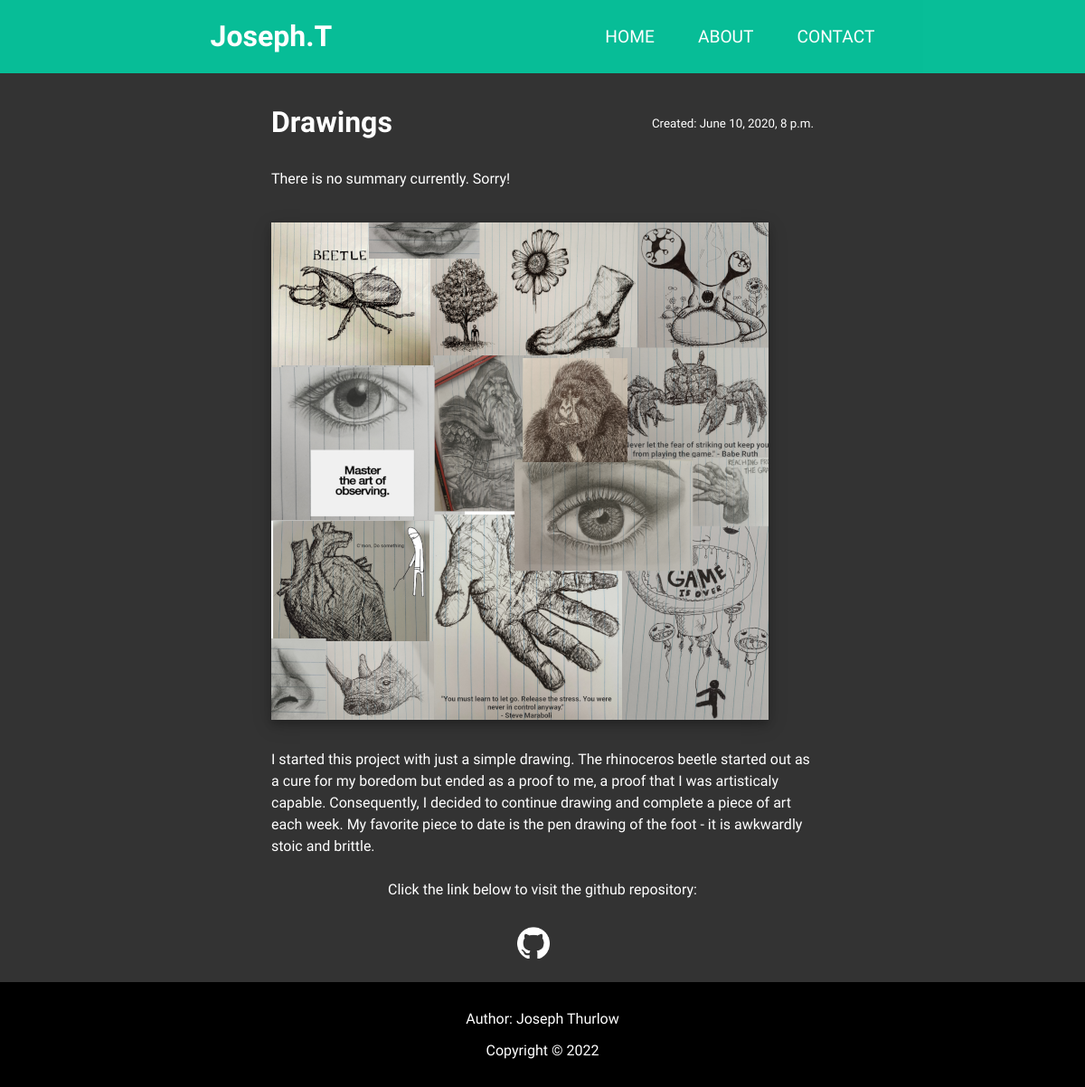
The page /portfolio/4/ on the database as committed earlier.
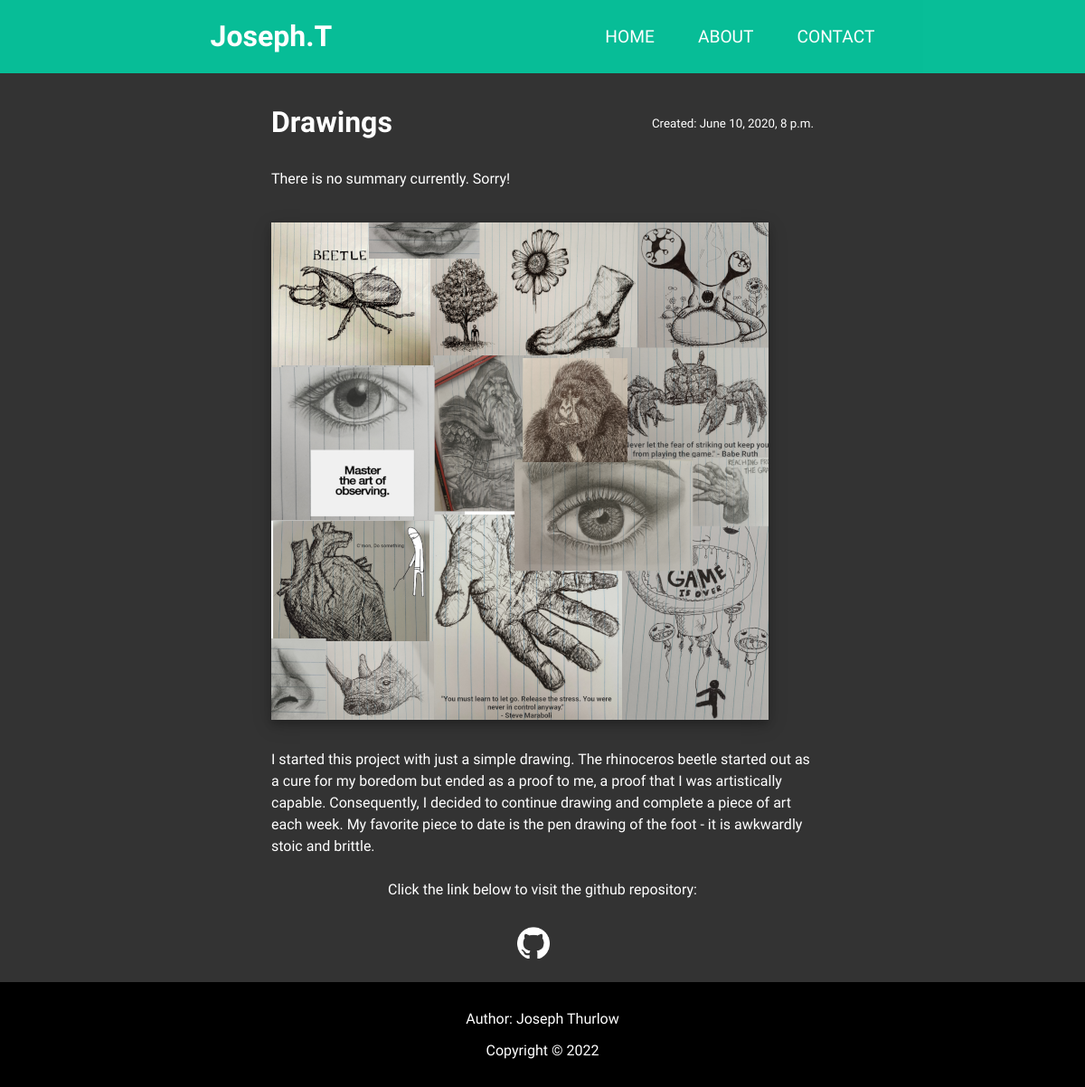
The same page on the database as committed later.
### portfolio/models.py (models this page shows, shortened)
class PortfolioItem(models.Model):
    item_title = models.CharField(max_length=200)
    item_date = models.DateTimeField('date published')
    item_hits = models.IntegerField(default=0)
    item_summary = models.TextField('summary', default="There is no summary currently. Sorry!")
    item_img_id = models.CharField(max_length=150)
    item_git_link = models.CharField(max_length=100, null=True)
    item_details = models.TextField('details', default="There are no details currently. Sorry!")

### portfolio/views.py (the view)
# urls.py: path('<int:item_id>/', views.detail, name='detail'),
def detail(request, item_id):
    try:
        item = PortfolioItem.objects.get(pk=item_id)
        template = loader.get_template('portfolio/details.html')
        context = {
            'item': item,
        }
    except PortfolioItem.DoesNotExist:
        raise Http404("Item does not exist")
    return HttpResponse(template.render(context, request))

### portfolio/templates/portfolio/details.html (shortened to what this page needs)
<!DOCTYPE html>
<html lang="en">
    <head>
      {% load static %}
      <link rel="stylesheet" type="text/css" href="{% static 'styles/styles.css' %}" />
    </head>
  <body>
    <header>
      <h1 class="logo">Joseph.T</h1>
      <nav>
        <ul>
          <li><a href="/portfolio/#home">Home</a></li>
          <li><a href="/portfolio/#about">About</a></li>
          <li><a href="/portfolio/#contact">Contact</a></li>
        </ul>
      </nav>
    </header>
    <div class="main">
      <div class="detail-container">
        <div class="detail-display">
          <div class="detail-title">
            <p style="text-align: left; font-size: 2em; margin-top: 0.5em; margin-bottom: 0.5em;">
              <b>
              {{ item.item_title }}
              </b>
            </p>
            <div style="text-align: right;">
              <small>Created: {{ item.item_date }}</small>
            </div>
          </div>
          <div class="detail-text-block summary-text-block">
            <p>{{ item.item_summary }}</p>
          </div>
          <img class= "detail-image" src="{% static 'images/portfolioitems/'|add:item.item_img_id|add:'.png' %}"/>
          <div class="detail-text-block" style="padding-top: 2em;">{{ item.item_details |safe }}</div>
          <p>Click the link below to visit the github repository:</p>
          <div class="github-link-block">
            <img class="github-logo" src="{% static 'images/links/github-mark/github-mark-white.png' %}"/>
            <a href="{{ item.item_git_link }}">
              <span class="link-spanner"></span>
            </a>
          </div>
        </div>
      </div>
    </div>
    <div class="footer-container">
      <p class="footer">Author: Joseph Thurlow</p>
      <p class="footer">Copyright &copy 2022</p>
    </div>
  </body>
</html>

### portfolio/static/styles/styles.css (style rules this page uses)
:root { --teal: rgba(0, 214, 170, .85); }
a { color: inherit; text-decoration: inherit; }
body { margin: 0; background: black; font-family: 'Work Sans', sans-serif; font-weight: 400; background-color: #333; background-blend-mode: multiply; background-size: cover; }
.main { padding-top: 100px; padding-left: 2em; padding-right: 2em; max-width: 1000px; margin: auto; color: white; }
img { max-width: 100%; display: block; }
.footer-container { text-align: center; color: white; background: black; padding: 15px; display: block; }
header { background: var(--teal); text-align: center; position: fixed; color: white; z-index: 999; width: 100%; }
nav { position: absolute; text-align: left; top: 100%; left: 0; background: var(--teal); width: 100%; transform: scale(1, 0); transform-origin: top; transition: transform 400ms ease-in-out; }
nav ul { margin: 0; padding: 0; list-style: none; }
nav li { margin-bottom: 1em; margin-left: 1em; }
nav a { color: white; text-decoration: none; font-size: 1.2rem; text-transform: uppercase; opacity: 0; transition: opacity 150ms ease-in-out; }
@media screen and (min-width: 800px) { header { display: grid; grid-template-columns: 1fr auto minmax(600px, 1fr) 1fr; } }
@media screen and (min-width: 800px) { .logo { grid-column: 2/3; color: white; } }
@media screen and (min-width: 800px) { nav { all: unset; grid-column: 3/4; display: flex; justify-content: flex-end; align-items: center; } }
@media screen and (min-width: 800px) { nav ul { display: flex; } }
@media screen and (min-width: 800px) { nav a { opacity: 1; } }
@media screen and (min-width: 800px) { nav li { margin-left: 3em; margin-bottom: 0; } }
.detail-container { display: flex; justify-content: center; }
.detail-display { display: inline-block; text-align: center; max-width: 600px; padding-bottom: 10px; }
.detail-title { display: grid; align-items: center; grid-template-columns: 1fr 1fr; column-gap: 5px; }
.detail-image { max-width: 100%; height: auto; width: auto\9; box-shadow: 0 4px 8px 0 rgba(0, 0, 0, 0.2), 0 6px 20px 0 rgba(0, 0, 0, 0.19); }
.github-link-block { position: relative; display: flex; gap: 10px; align-items: center; justify-content: center; padding-top: 1em; padding-bottom: 1em; z-index: 998; }
.link-spanner { position:absolute; width:100%; height:100%; top:0; left: 0; z-index: 999; }
.github-logo { height: 35px; width: auto; }
.detail-text-block { text-align: left; line-height: 1.5; padding-bottom: 10px; }
.summary-text-block { padding-bottom: 20px; }

Rows that differ between the two databases and show on the page:
changed PortfolioItem "Drawings": item_details "…proof that I was artisticaly capable. Consequently, I decided…" → "…proof that I was artistically capable. Consequently, I decided…"
